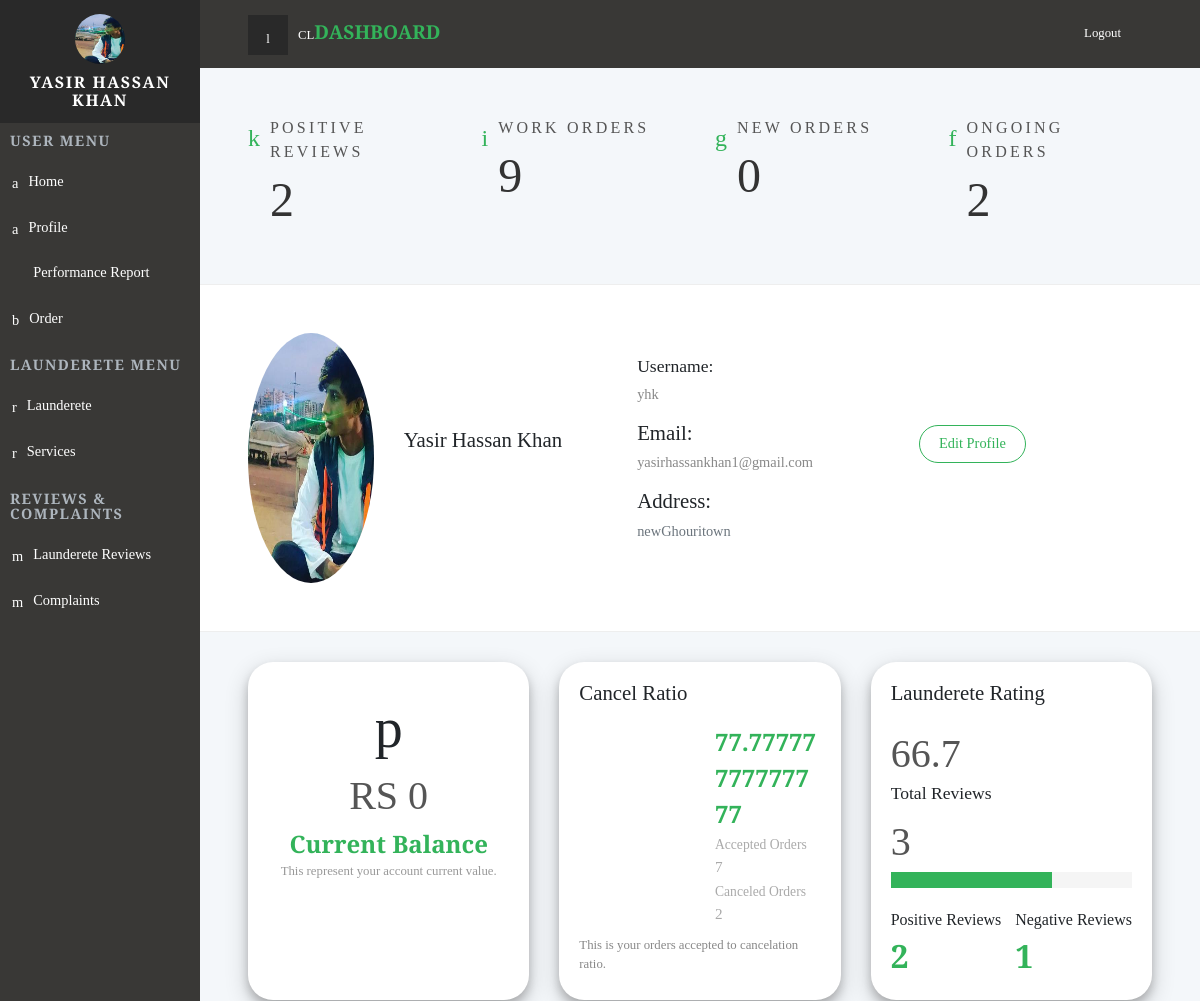
The app's page /dashboard/ (signed in, upper part), older data.
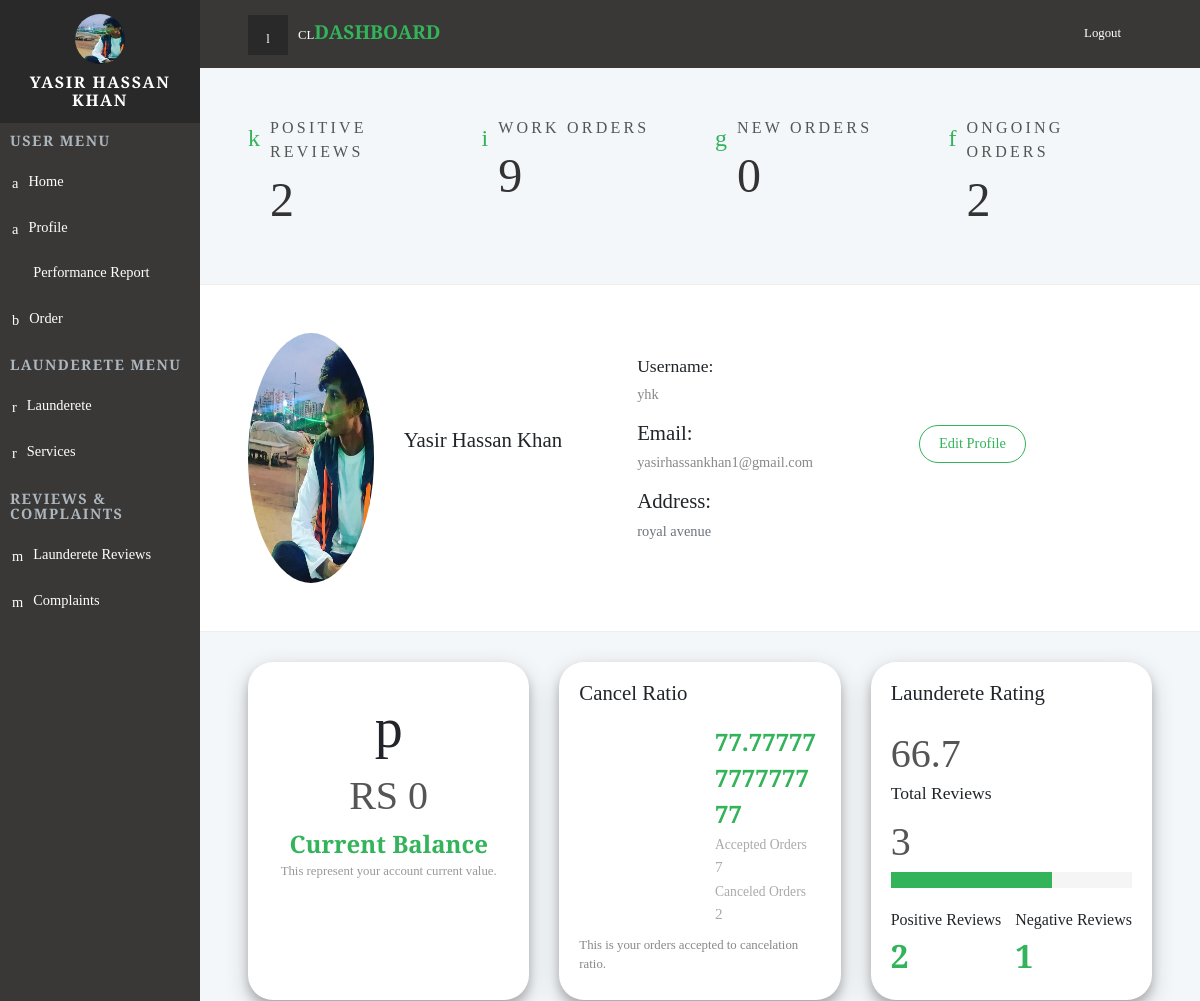
The same page, newer data.
### backend/models.py (models this page shows, shortened)
class Launderer(models.Model):
    user = models.OneToOneField(User, on_delete=models.CASCADE, null=True)
    name = models.CharField(max_length=200, null=True)
    profile_pic = models.ImageField( default="default-profile.png")
    address = models.CharField(max_length=200, null=True)
    isBlocked = models.BooleanField(default=False)
    date_joined =models.DateTimeField(auto_now_add=True)

### backend/decorators.py (the view)
		def wrapper_func(request, *args, **kwargs):
			group = None
			if request.user.groups.exists():
				group = request.user.groups.all()[0].name
			if group in allowed_roles:
				return view_func(request, *args, **kwargs)
			else:
				return HttpResponse('You are not authorized to view this page')

### backend/models.py (called while the page is built)
    def __str__(self):
        return str(self.user)

### frontend/templates/frontend/dashboardIndex.html (shortened to what the changed rows need)
{%  extends 'frontend/partialview/base_template.html' %}
{% load static %}
{% block content %}
    <div class="page">
      <section class="dashboard-header section-padding">
        <div class="container-fluid">
          <div class="row d-flex align-items-md-stretch ">
            <div class="col-lg-2 col-md-6 ">
              <div class="card to-do">
                <div class="sidenav-header-inner text-center">
                  <img src="{{launderer.profile_pic.url}}"  alt="person" class="img-fluid pfp rounded-circle">
                </div>
              </div>
            </div>
            <div class="col-lg-3 col-md-6 py-4 my-4">
                <h2 class="display h4 py-4 my-4">{{launderer.name}}</h2>
                </div>
            <div class="col-lg-3 col-md-6 pt-4">
              <div class="card project-progress">
                <h3 class="display h4">Username:</h3>
                <p> {{launderer.user.username}}</p>
                <h2 class="display h4">Email:</h2>
                <p> {{launderer.user.email}}</p>
                <h2 class="display h4">Address:</h2>
                <p class='text-muted'>{{launderer.address}}</p>
              </div>
            </div>
          </div>
        </div>
      </section>
      <section class="statistics">
        <div class="container-fluid">
          <div class="row d-flex">
            <div class="col-lg-4">
              <div class="card data-usage">
                <h2 class="display h4">Cancel Ratio</h2>
              </div>
            </div>
            <div class="col-lg-4">
              <div class="card user-activity">
                <h2 class="display h4">Launderete Rating</h2>
              </div>
            </div>
          </div>
        </div>
      </section>
    </div>
{% endblock content %}

### frontend/templates/frontend/partialview/header_navbar.html (shortened to what this page needs)
{% load static %}
    <nav class="side-navbar">
      <div class="side-navbar-wrapper">
        <div class="sidenav-header d-flex align-items-center justify-content-center">
          <div class="sidenav-header-inner text-center"><img src="{{launderer.profile_pic.url}}" alt="person" class="img-fluid rounded-circle">
            <h2 class="h5">{{launderer.name}}</h2>
          </div>
        </div>
        <div class="main-menu">
          <h5 class="sidenav-heading">User Menu</h5>
          <ul id="side-main-menu" class="side-menu list-unstyled">
            <li><a href="{% url 'dashboard' %}" > <i class="icon-form"></i>Home                             </a></li>
            <li><a href="{% url 'myAccount' %}"> <i class="icon-form"></i>Profile                             </a></li>
            <li class=""><a href="{% url 'Report' %}"> <i class="fa fa-bar-chart"></i>Performance Report                              </a></li>
            <li><a href="#exampledropdownDropdown2" aria-expanded="false" data-toggle="collapse"> <i class="icon-home"></i>Order </a>
            </li>
        </div>
        <div class="admin-menu">
          <h5 class="sidenav-heading">Launderete Menu</h5>
          <ul id="side-admin-menu" class="side-menu list-unstyled">
            <li> <a href="{% url 'launderette' %}"> <i class="icon-screen"> </i>Launderete</a></li>
            {% if totalLaunderette != 0 %}
              <li> <a href="{% url 'services' %}"> <i class="icon-screen"> </i>Services</a></li>
            {% endif %}
          </ul>
        </div>
        <div class="admin-menu">
          <h5 class="sidenav-heading">Reviews & Complaints</h5>
          <ul id="side-admin-menu" class="side-menu list-unstyled">
            {% if totalLaunderette != 0 %}
              <li> <a href="{% url 'laundaretteReviews' %}"> <i class="icon-flask"> </i>Launderete Reviews</a></li>
            {% endif %}
            <li> <a href="{% url 'complaints' %}"> <i class="icon-flask"> </i>Complaints</a></li>
          </ul>
        </div>
      </div>
    </nav>

Row changes from the older to the newer data that the page shows:
changed Launderer "Yasir Hassan Khan": address "newGhouritown" → "royal avenue"
